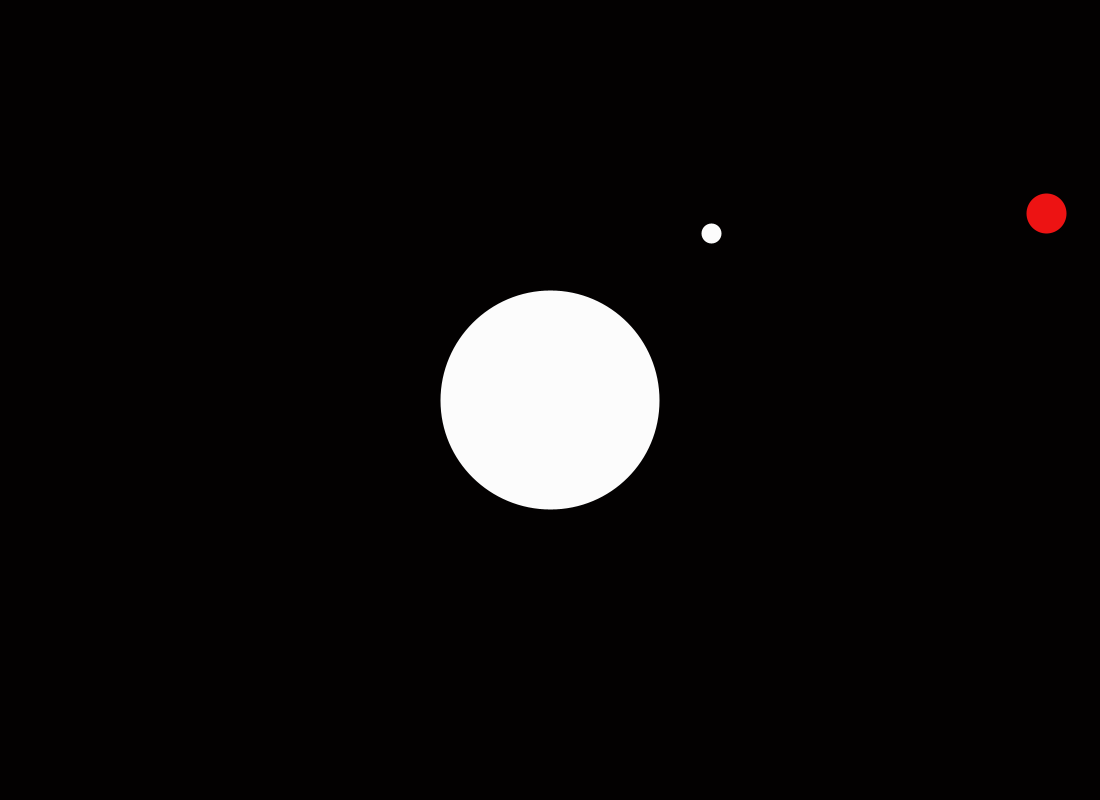
Frame 1 (no input)
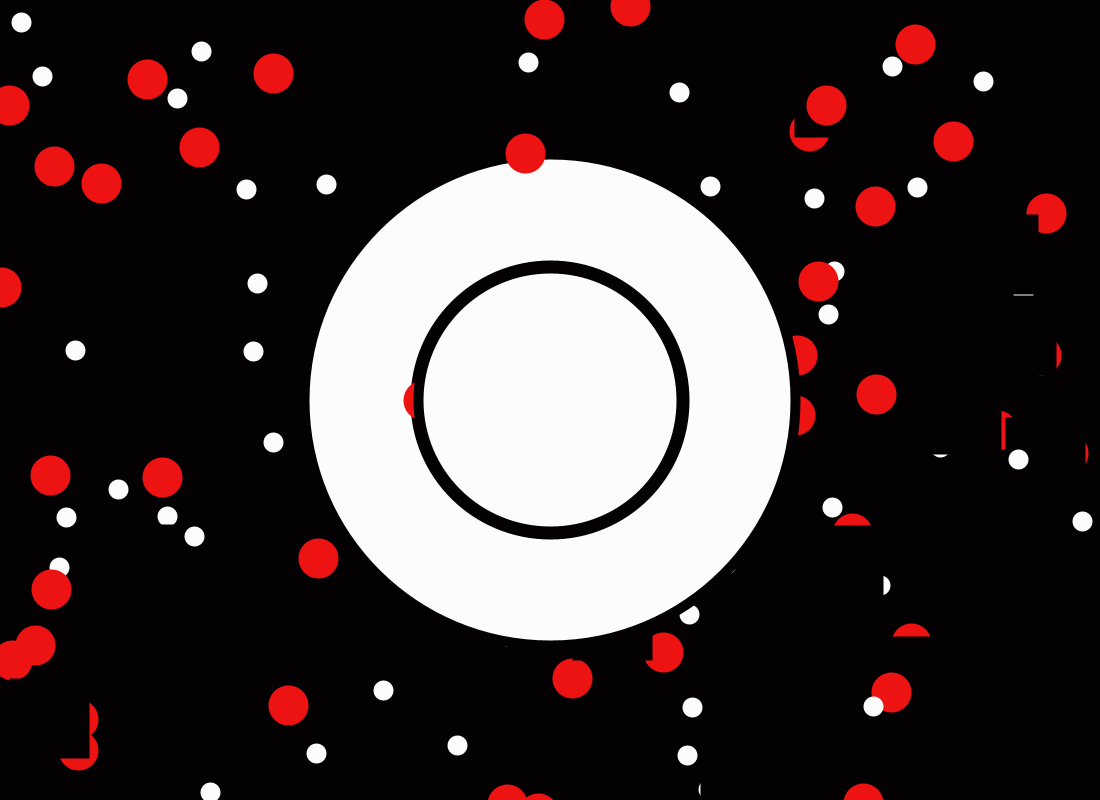
Frame 60 (the mouse pressed at the canvas centre just before this capture)
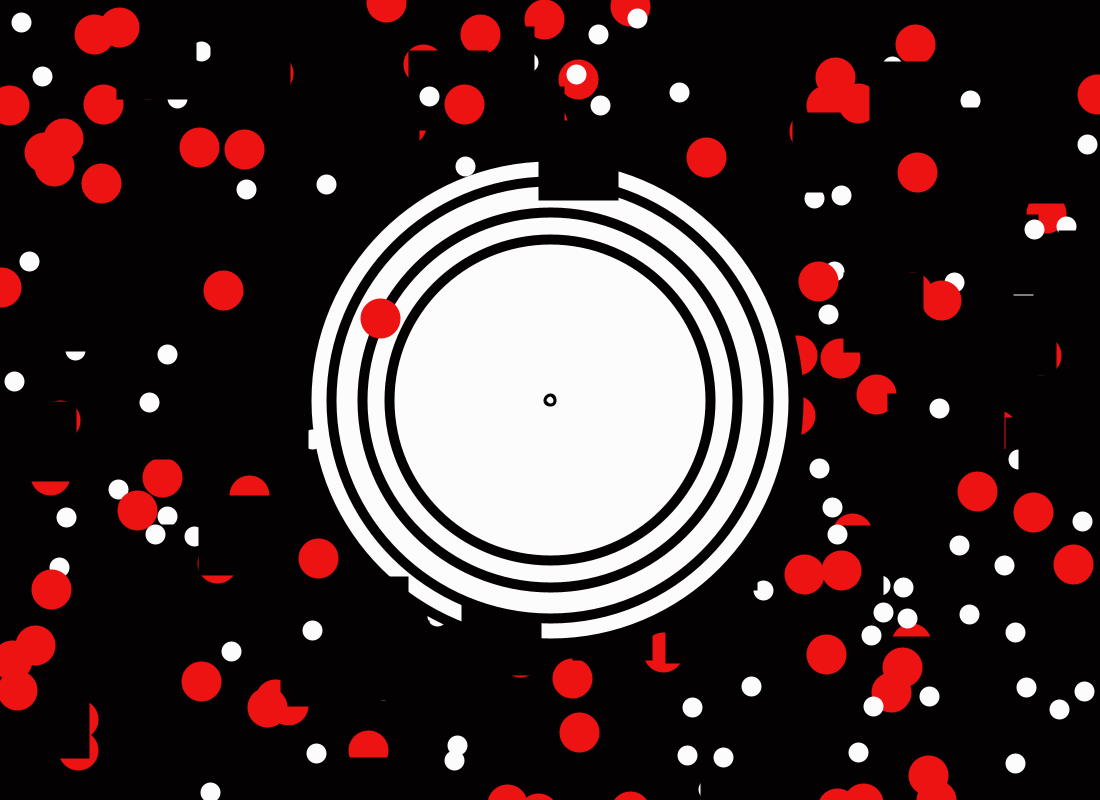
Frame 120 (the mouse held since frame 60 and released just before this capture)

The Processing sketch that drew these frames (run headless with seeded random() and noise(); from frame 60 on, the mouse is pressed at the canvas centre):

// Processing sketch: processing_63991
// ── processing_63991.pde

void setup()
{
  ellipseMode(CENTER);
size(1100,800);
strokeWeight(10);
background(#030101);
}
void draw()
{
stroke(#FCFCFC);
fill(#FCFCFC);
ellipse(random(1100),random(900),10,10);

stroke(#ED1313);
fill(#ED1313);
ellipse(random(1100),random(900),30,30);

stroke(#030101);
fill(#030101);
rect(random(1100),random(900),70,70);

fill(#FCFCFC);
float radius=(random(500));
ellipse(550,400,radius,radius);
}
